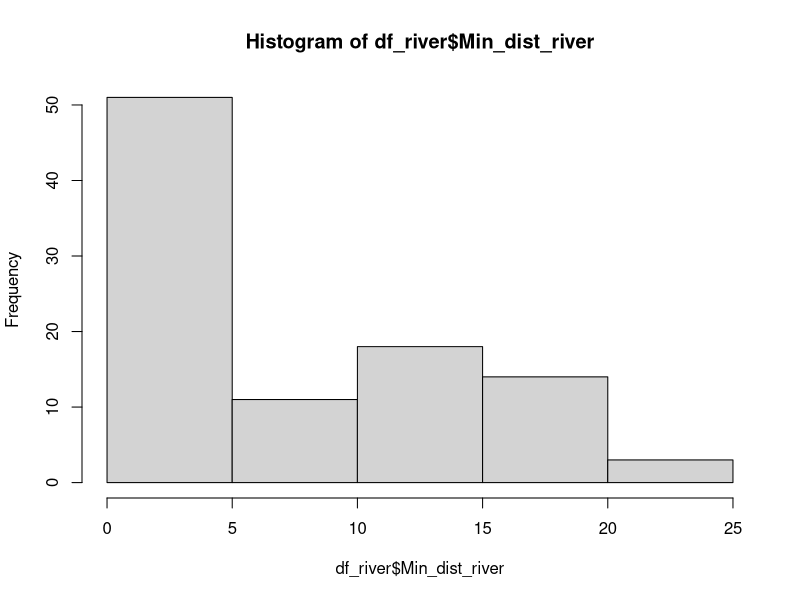
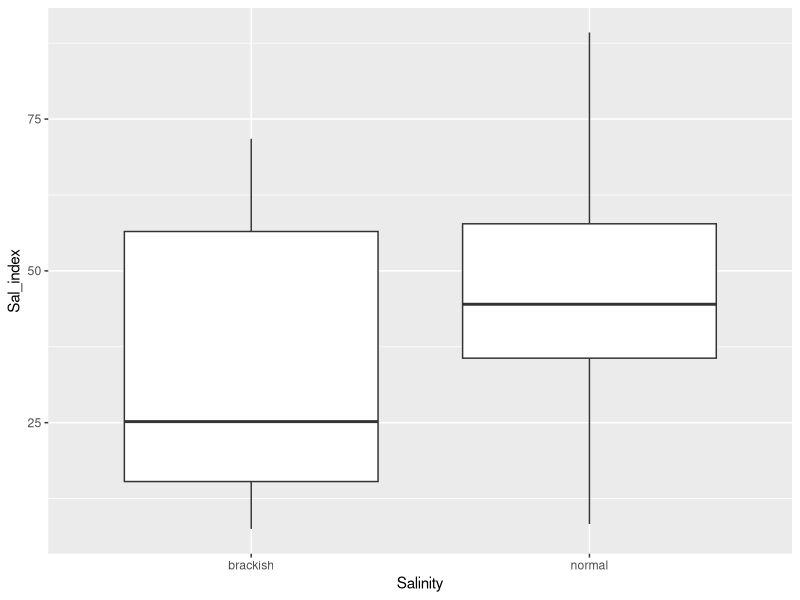
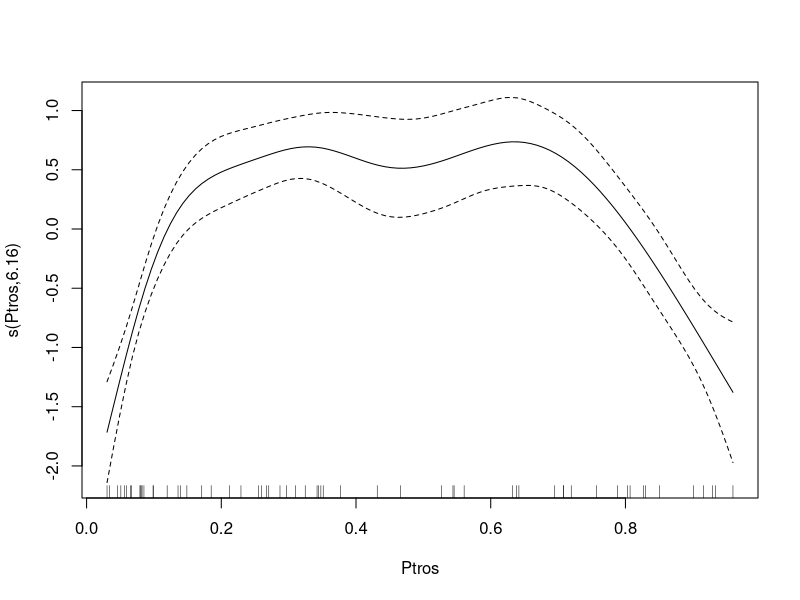
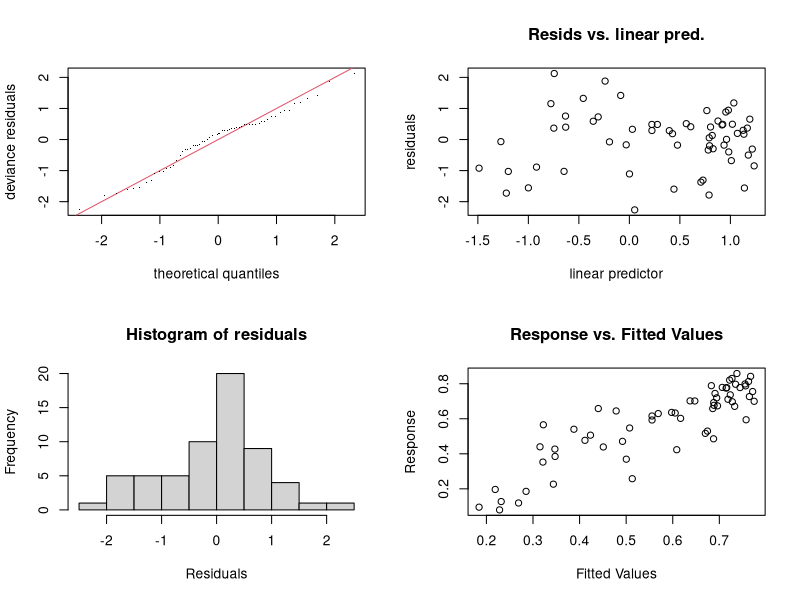
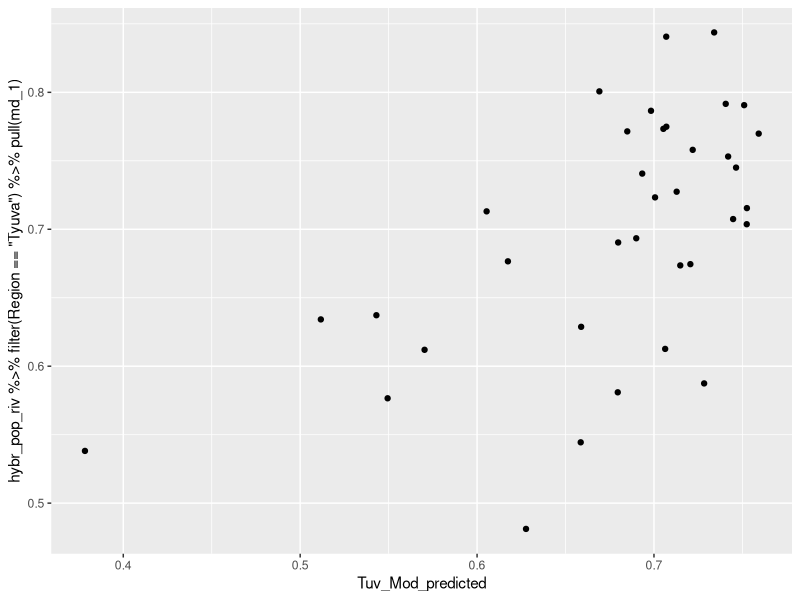
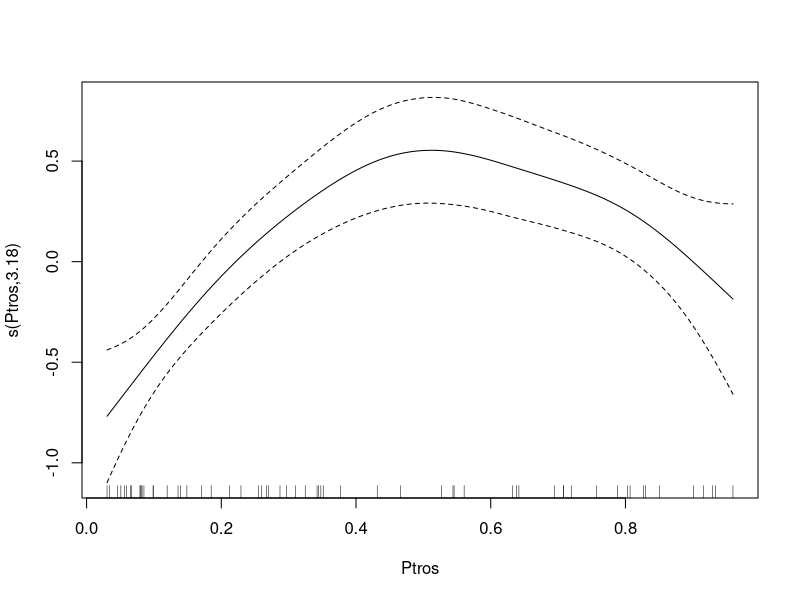
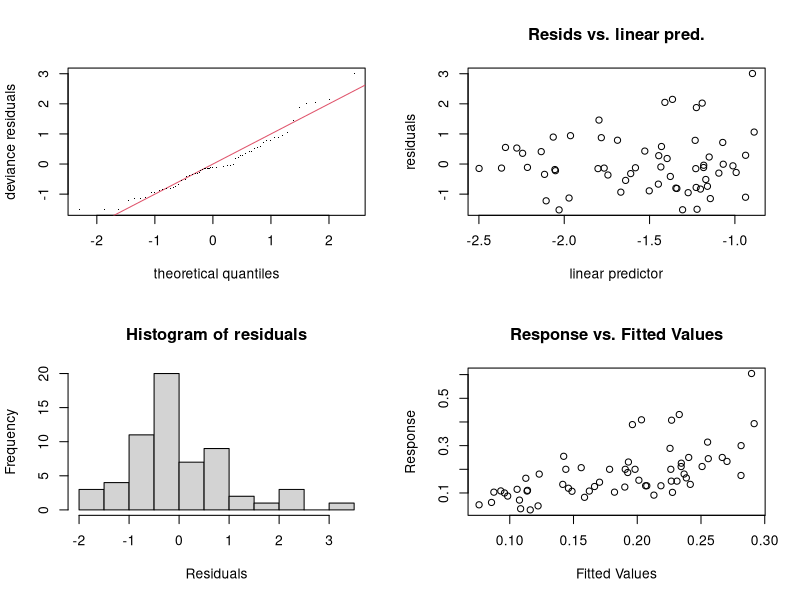

The R source for these figures, in order: (Note: this script raises an error after producing the figures.)
library(readxl)
library(ggplot2)
library(dplyr)
library(mgcv)



hybr <- read_excel("Data/hybrids_BS.xlsx")
hybr$region <- factor(hybr$region)


rivers <- read_excel("Data/rivers_BS.xlsx")
rivers$Drainage_Area <- as.numeric(rivers$Drainage_Area)
rivers$Lat <- as.numeric(rivers$Lat)
rivers$Lon <- as.numeric(rivers$Lon)



# Доля гибридов в сборах

hybr_pop <- hybr %>% group_by(ID) %>% summarise(lat = mean(N), lon = mean(E), Year = mean(year), Region = unique(region), Ptros = mean(str), P_hybr = mean(str > 0.1 & str < 0.9), md = 1 - (sd(str))^2/(Ptros*(1-Ptros)), md_1 = 1-md, Salinity = unique(salinity) ) 

# %>% filter(Ptros<0.9 & Ptros>0.1)



hybr_pop$Region <- factor(hybr_pop$Region, levels = c("West_coast",  "Kola",  "Tyuva", "East_coast" ))










nearest_dist <- function(XY, objects = river, x.name = "Lon", y.name = "Lat"){
  
  XY1 <-as.numeric(XY[,1])
  XY2 <- as.numeric(XY[,2])
  dist <- (acos(sin(XY1*pi/180)*sin(objects[ ,y.name]*pi/180) + cos(XY1*pi/180)*cos(objects[ ,y.name]*pi/180)*cos(XY2*pi/180 - objects[ ,x.name]*pi/180)) * 6371)
  
  MD <- data.frame(Min_dist = min(dist))
  cbind(objects[which(dist == min(dist)), ], MD)
  
}


# The distance to mouth of the neares river 

df_river <- nearest_dist(XY = hybr_pop[1, c("lat", "lon")], objects = rivers)

df_river[1,] <- NA

for(i in 1:nrow(hybr_pop)) {
  df_river[i,] <- nearest_dist(XY = hybr_pop[i, c("lat", "lon")], objects = rivers)
  df_river$ID[i] <- as.character(hybr_pop$ID)[i]
}




names(df_river) <- c( "River",  "Drainage_Area",  "Lat_river", "Lon_river", "Min_dist_river", "ID" )

hist(df_river$Min_dist_river)



hybr_pop_riv <- merge(hybr_pop, df_river, by = "ID")


hybr_pop_riv$Drainage_Area_1 <- 1/hybr_pop_riv$Drainage_Area



hybr_pop_riv$Sal_index <- with(hybr_pop_riv, sqrt(rank(Min_dist_river) * rank(Drainage_Area_1)) )
  
  
  
ggplot(hybr_pop_riv, aes(x = Salinity, y = Sal_index )) + geom_boxplot()


Mod <-  gam(md_1 ~ s(Ptros) + Sal_index, data = hybr_pop_riv %>% filter(Region !="Tyuva"), family = "betar" ) 
summary(Mod)

plot(Mod)
gam.check(Mod)



Tuv_Mod_predicted <- predict(Mod, newdata = hybr_pop_riv %>% filter(Region =="Tyuva"), type = "response")

qplot(x = Tuv_Mod_predicted, y = hybr_pop_riv %>% filter(Region =="Tyuva") %>% pull(md_1) )

cor.test(x = Tuv_Mod_predicted, y = hybr_pop_riv %>% filter(Region =="Tyuva") %>% pull(md_1) )





Mod2 <-  gam(P_hybr ~ s(Ptros)+ Sal_index, data = hybr_pop_riv %>% filter(Region !="Tyuva"), family = "betar" ) 
plot(Mod2)
summary(Mod2)
gam.check(Mod2)





# Рисуем карту

murm_shape <- read.csv("Data/Murman.csv")




Murm_x <-  c(30, 40)
Murm_y <- c(67.8, 69.8)



hybr2 <- merge(hybr, hybr_pop)



Murm_region_map <- 
  ggplot(murm_shape, aes(x=long, y=lat, group=group)) +
  geom_polygon(fill = "gray90", colour = "gray20") + 
  coord_map(xlim = Murm_x, ylim = Murm_y) + 
  theme_bw() +  
  theme(axis.title.x = element_blank(),  axis.title.y = element_blank(), plot.background = element_blank(), panel.border = element_blank()) 



Murm_x_small <-  c(32.5, 34)
Murm_y_small <- c(68.85, 69.5)

Kola_bay_map <- 
  ggplot(murm_shape, aes(x=long, y=lat, group=group)) +
  geom_polygon(fill = "gray90", colour = "gray20") + 
  coord_map(xlim = Murm_x_small, ylim = Murm_y_small) + 
  theme_bw() +  
  theme(axis.title.x = element_blank(),  axis.title.y = element_blank(), plot.background = element_blank(), panel.border = element_blank()) 



Tuva_x <-  c(33.55, 33.65)
Tuva_y <- c(69.17, 69.2)


Tuva_map <-
  ggplot(murm_shape, aes(x=long, y=lat, group=group)) +
  geom_polygon(fill = "gray90", colour = "gray20") + 
  coord_map(xlim = Tuva_x, ylim = Tuva_y) + 
  theme_bw() +  
  theme(axis.title.x = element_blank(),  axis.title.y = element_blank(), plot.background = element_blank(), panel.border = element_blank()) 




# + theme(panel.grid = element_blank(), axis.text.x =element_blank(), axis.text.y= element_blank()) + theme(axis.ticks = element_blank()) 


Murm_region_map + 
  geom_point(data = hybr_pop_riv, aes(x = lon, y = lat, group = 1, fill = Sal_index), shape = 21, size = 3) +
  scale_fill_gradient(low = "yellow", high = "red")


Kola_bay_map + 
  geom_point(data = hybr_pop_riv, aes(x = lon, y = lat, group = 1, fill = Sal_index), shape = 21, size = 3) +
  scale_fill_gradient(low = "yellow", high = "red")

Tuva_map +
  geom_point(data = hybr_pop_riv, aes(x = lon, y = lat, group = 1, fill = Sal_index), shape = 21, size = 3) +
  scale_fill_gradient(low = "yellow", high = "red")


